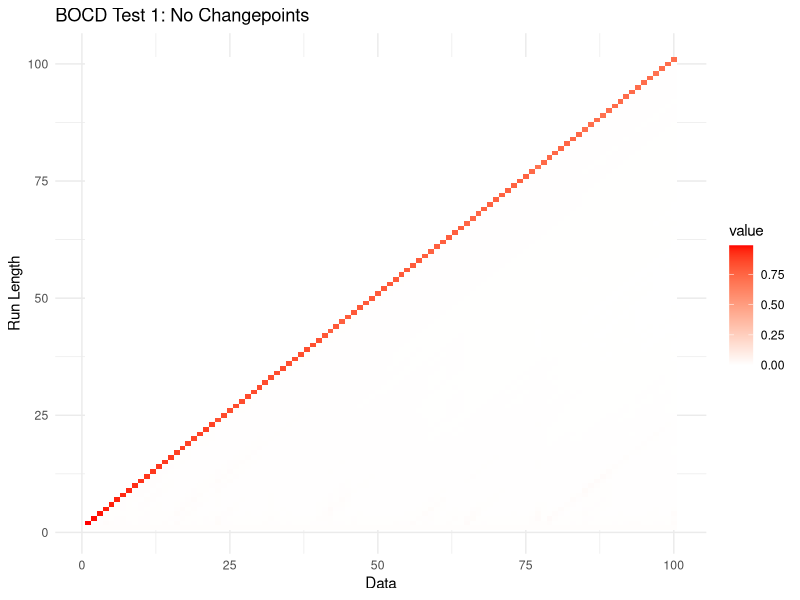
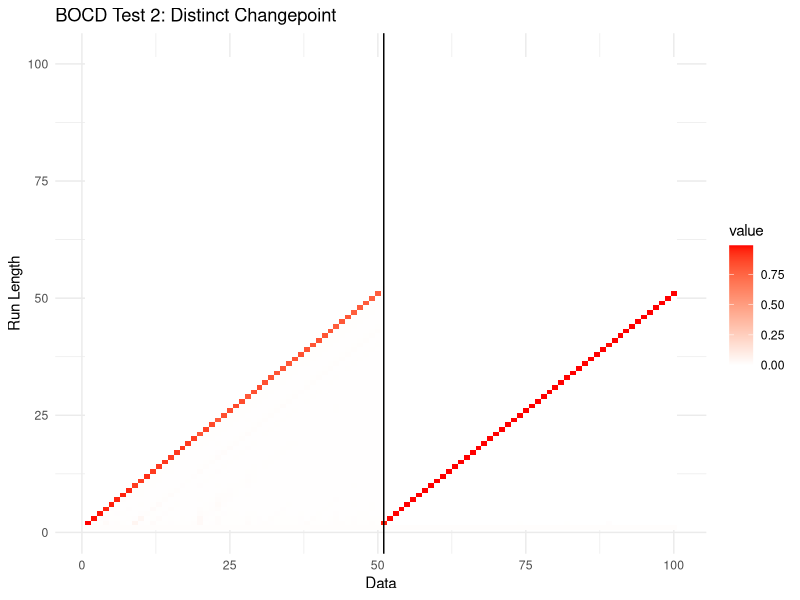
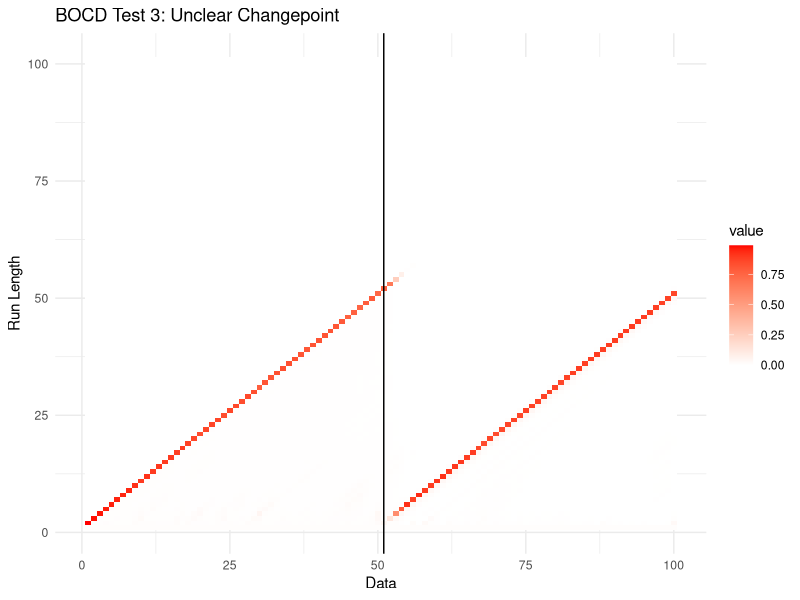

These figures' R source, in order:
## ---- chunk 1
knitr::opts_chunk$set(echo = TRUE)
library(ggplot2)
library(reshape2)
library(testthat)
## ---- chunk 2
# step 1
hazard_fn <- function(lambda){
  return(1 / lambda)
}

# step 3
predictive_prob_norm <- function(x_t, mu, sigma, sigma_n){
  # explainer: https://www2.stat.duke.edu/courses/Fall21/sta601.001/slides/03-normal-predictive-distributions.html#6
  # bayesian updating for normal distribution
  update_variance <- sigma^2 + sigma_n^2
  dnorm(x_t, mean = mu, sd = sqrt(update_variance))
}

# step 4
growth_prob <- function(data_prob, run_length_prob, hazard){
  data_prob * run_length_prob * hazard
}

# step 5
cp_prob <- function(data_prob, run_length_prob, hazard){
  sum(data_prob * run_length_prob * hazard)
}

# step 6
calc_evidence_fn <- function(growth_prob, cp_prob){
  sum(growth_prob) + cp_prob # need to add when run length is 0 (step 5) and run length > 0 (step 4)
}

# step 7
run_length_dist <- function(growth_prob, cp_prob, evidence){
  update_rl_probs <- numeric(length(growth_prob) + 1) # need to add 1 to initialization to account for r = 0
  
  update_rl_probs[2:length(update_rl_probs)] <- growth_prob / evidence # probability of r_t = i > 0 
  update_rl_probs[1] <- cp_prob / evidence # probability of r_t = 0
  update_rl_probs
}

# step 8
update_stats <- function(t, data, new_rl_probs, mu_0, sigma_0, sigma){

  # t: current time index
  # data: observations up to time t
  # new_rl_probs: probability for each run length
  # mu_0, sigma_0: prior mean, standard dev
  # sigma: known standard deviation of data

  n_runs <- length(new_rl_probs)
  new_means <- numeric(n_runs)
  new_variances <- numeric(n_runs)

  # using priors to start for run length = 0
  new_means[1] <- mu_0
  new_variances[1] <- sigma_0^2

  # update for run lengths greater than 0

  if (n_runs > 1){
    for (i in 2:n_runs){
      r <- i - 1 # run length

      data_cur_run <- data[(max(1, t - r + 1)):t] # avoid negative combos of current time index t and run length r

      # update parameters directly using bayes
      n <- length(data_cur_run)
      sigma_n <- 1 / sqrt(1/sigma_0^2 + n/sigma^2)
      mu_n <- sigma_n^2 * (mu_0/sigma_0^2 + sum(data_cur_run) / sigma^2)

      new_means[i] <- mu_n
      new_variances[i] <- sigma_n^2
    }
  }

  return(list(means = new_means, variances = new_variances))

}

# step 9
calculate_predictions <- function(means, vars, probs) {
  pred_mean <- sum(means * probs)
  pred_var <- sum((vars + means^2) * probs) - pred_mean^2
  pred_std <- sqrt(pred_var)
  list(mean = pred_mean, std = pred_std)
}
## ---- chunk 3
bocd <- function(data,
                 mu_0 = 0,          # prior mean
                 sigma_0 = 1,       # prior std dev of mean
                 sigma = 1,         # prior sigma
                 lambda = 100) {    # expected run length
  
  # check that data is numeric
  if (!is.numeric(data)){
    print("Data must be numeric")
  }
  
  # check that there are no NA's in data
  if (any(is.na(data))) {
    print("Remove NA's")
    return("Remove NA's")
  }

  # set up data
  n <- length(data)
  hazard <- hazard_fn(lambda)

  pred_means <- numeric(n)
  pred_stds <- numeric(n)
  run_length_probs <- list()

  # set priors
  probs <- 1
  means <- mu_0
  variances <- sigma_0^2

  # process each observation as it comes in (online portion)
  for(t in 1:n) {

    x_t <- data[t]

    # step 3: calculate predictive probabilities
    pred_probs <- predictive_prob_norm(x_t, means, sigma, sqrt(variances))

    # step 4: calculate growth probabilities
    growth_probs <- growth_prob(pred_probs, probs, 1 - hazard)  # 1-hazard for probability of not having a change point

    # step 5: calculate changepoint probability
    cp_prob <- cp_prob(pred_probs, probs, hazard)

    # step 6: calculate evidence
    evidence <- calc_evidence_fn(growth_probs, cp_prob)

    # step 7: update run length dist
    new_probs <- run_length_dist(growth_probs, cp_prob, evidence)

    # step 8: update sufficient statistics
    stats <- update_stats(t, data, new_probs, mu_0, sigma_0, sigma)

    # step 9: calculate predictions
    preds <- calculate_predictions(stats$means, stats$variances, new_probs)

    # store results
    pred_means[t] <- preds$mean
    pred_stds[t] <- preds$std
    run_length_probs[[t]] <- new_probs

    # update
    probs <- new_probs
    means <- stats$means
    variances <- stats$variances
  }

  list(
    pred_means = pred_means,
    pred_stds = pred_stds,
    run_length_probs = run_length_probs
  )
}

## ---- chunk 4
set.seed(135)
data1 <- rnorm(100)
data2 <- c(rnorm(50), rnorm(50, mean = 5, sd = 1))
data3 <- c(rnorm(50), rnorm(50, mean = 2, sd = 1))

plot_function <- function(data, title){
  
  b <- bocd(data,
            mu = 0,
            sigma_0 = 1,
            sigma = 1,
            lambda = 100)
  
  max_length <- max(sapply(b$run_length_probs, length))
  
  # row = step of data
  # col = prob of run length 
  matrix_result <- do.call(rbind, lapply(b$run_length_probs, function(vec) {
    c(vec, rep(0, max_length - length(vec)))
  }))
  
  matrix_transposed <- t(matrix_result)
  df <- melt(matrix_transposed)
  
  # Plot using ggplot2
  ggplot(df, aes(x = Var2, y = Var1, fill = value)) +
    geom_tile() +
    scale_fill_gradient(low = "white", high = "red") +
    labs(
      x = "Data",
      y = "Run Length",
      title = title
    ) +
    theme_minimal()

}

plot_function(data1, "BOCD Test 1: No Changepoints")
plot_function(data2, "BOCD Test 2: Distinct Changepoint") + geom_vline(xintercept = 51)
plot_function(data3, "BOCD Test 3: Unclear Changepoint") + geom_vline(xintercept = 51)

## ---- chunk 5
test_that("Updated mean should be 0",{
  
  new_data <- 0
  bocd1 <- bocd(new_data)
  
  expect_true(bocd1$pred_means == 0,
              info = "Prior mean is 0, new data point is 0, updated mean should be 0")
  
})

test_that("Probabilities should sum to 1 for each time period for changepoint",{
  
  new_data2 <- rnorm(100)
  bocd_data_2 <- bocd(new_data2)
  
  sum_probs <- numeric(100)
  for (i in 1:100) {
    sum_probs[i] <- sum(bocd_data_2$run_length_probs[[1]])
  }
  
  expect_true(all(sum_probs == 1), 
              info = "Not all elements in sum_probs are equal to 1.")
})

## ---- chunk 6
test_that("No errors",{
  d1 <- 1:5
  b1 <- bocd(d1)
  
  expect_no_error(b1, message = "Data is numeric, no error expected")
  
})

test_that("Should throw non-numeric error",{
  d2 <- c(1:5,"d")
  
  expect_error(bocd(d2),
               regexp = "Non-numeric argument to mathematical function",
               info = "Last element is not numeric, expect error")
               
})

test_that("Should throw NA error",{
  d3 <- c(1:5, NA)
  b3 <- bocd(d3)
  expect_true(b3 == "Remove NA's",
              info = "NA is data passed through")
  
})
